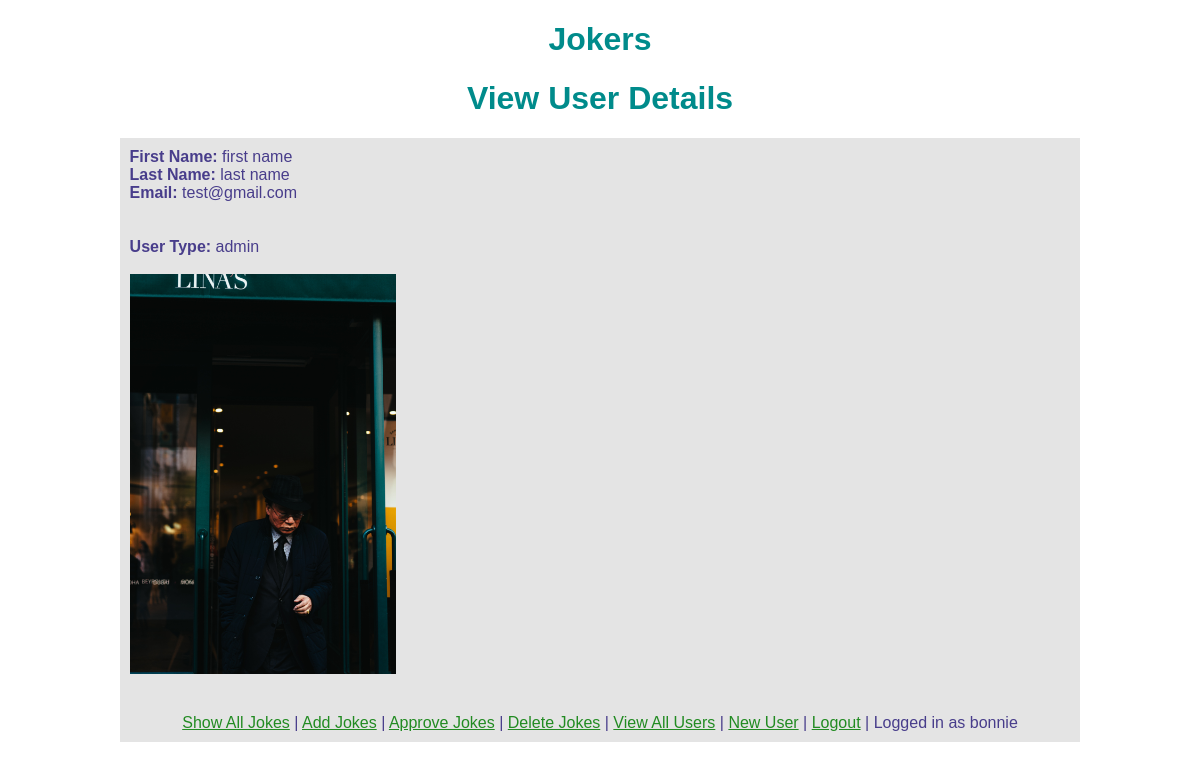
The page /view_user_details.php?uid=9 (signed in) on the database its author committed.
### tables this page shows
CREATE TABLE `users` (
  `id` int(11) NOT NULL,
  `first_name` varchar(30) NOT NULL,
  `last_name` varchar(30) NOT NULL,
  `username` varchar(30) NOT NULL,
  `password` varchar(255) NOT NULL,
  `email` varchar(60) NOT NULL,
  `created_at` timestamp NOT NULL DEFAULT CURRENT_TIMESTAMP,
  `last_login` datetime DEFAULT NULL,
  `avatar` varchar(50) DEFAULT NULL,
  `type` enum('user','admin') NOT NULL DEFAULT 'user'
);

### view_user_details.php (the view, shortened to what this page needs)
<?php include 'includes/session.php';
$myTitle = "View User Details";
?>
<!DOCTYPE html>
<html lang="en">
<?php include 'includes/header.php'?>
<body>
<?php
    echo "<h1>$myTitle</h1>";
    $link = makeConnection('joker');
    $id = $_GET["uid"];
    $userId = intval($id);
    if(empty($userId) || !is_int($userId)){
        echo "<h3>Invalid data</h3>";
        echo "<a href='view_all_users.php'>Go back and try again</a>";
    }else{
        if($result = $link->query("CALL getUserDetails($userId)")){
            while($row = $result->fetch_assoc()){
                echo "<div class='background'><b>First Name: </b>" . $row['first_name'] . "<br>";
                echo  "<b>Last Name: </b>" . $row['last_name'] . "<br>";
                echo  "<b>Email: </b>" . $row['email'] . "<br><br><br>";
                echo  "<b>User Type: </b>"  . $row['type'] . "<br><br>";
                if($row['avatar'] != ''){
                    echo  "<img height='400px' alt='avatar' src='"  . $row['avatar'] . "'><br><br>";
                }
            }
        }
    }
?>
<?php include 'includes/footer.php'?>
</body>
</html>

### includes/header.php (style rules this page uses)
body { font-family: Calibri, Arial, sans-serif; color: darkslateblue; width: 80%; margin-left: auto; margin-right: auto; }
.background { background-color:#E4E4E4; padding: 1%; }
h1 { text-align:center; color: darkcyan; }

### rows shown on the page
users: first_name "first name", last_name "last name", email "test@gmail.com", type "admin", avatar (picture)

### other values the page prints
$myTitle "View User Details"
$_SESSION['username'] "bonnie"
